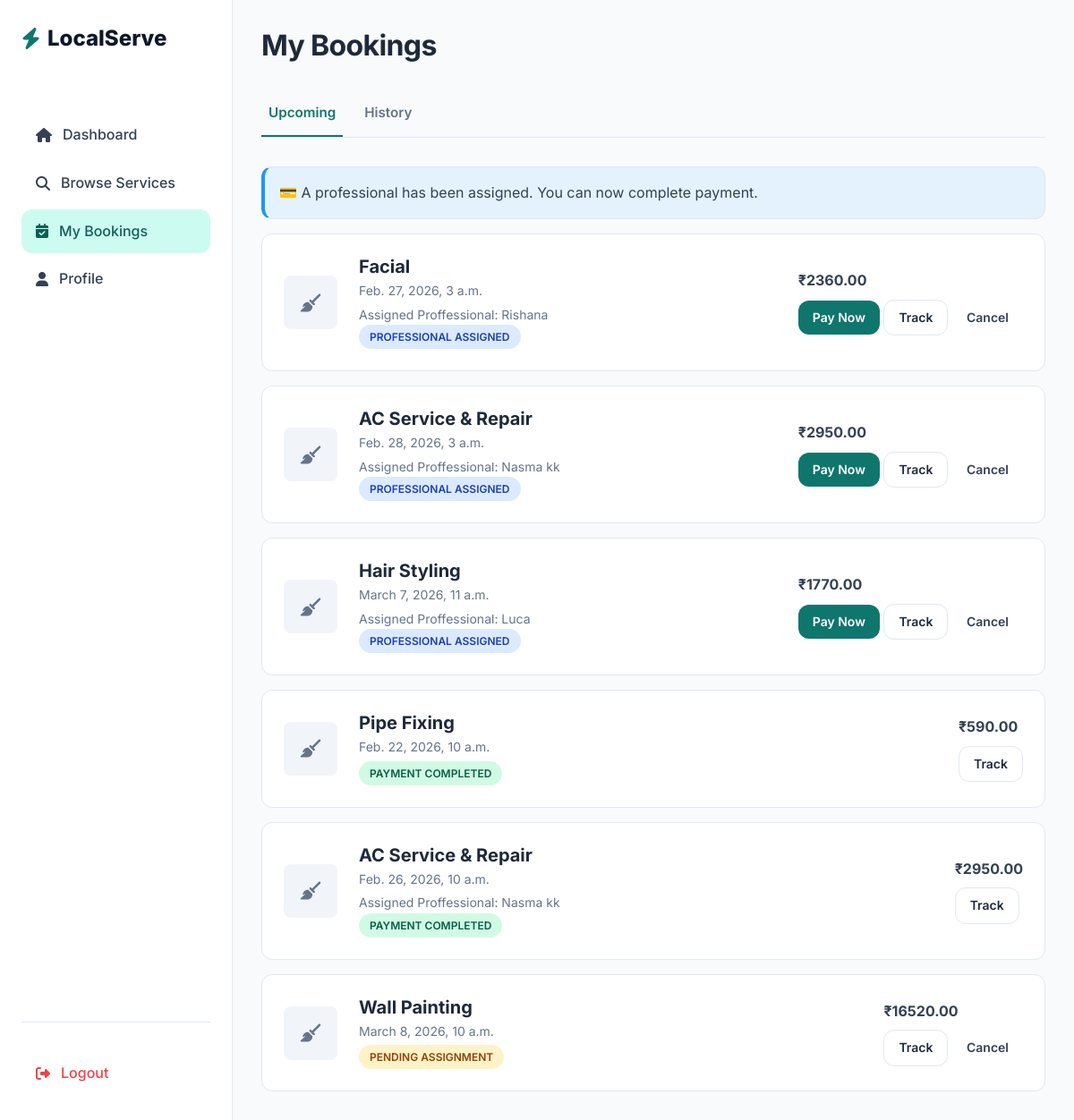
The page /booking/ (signed in) on the database as committed earlier.
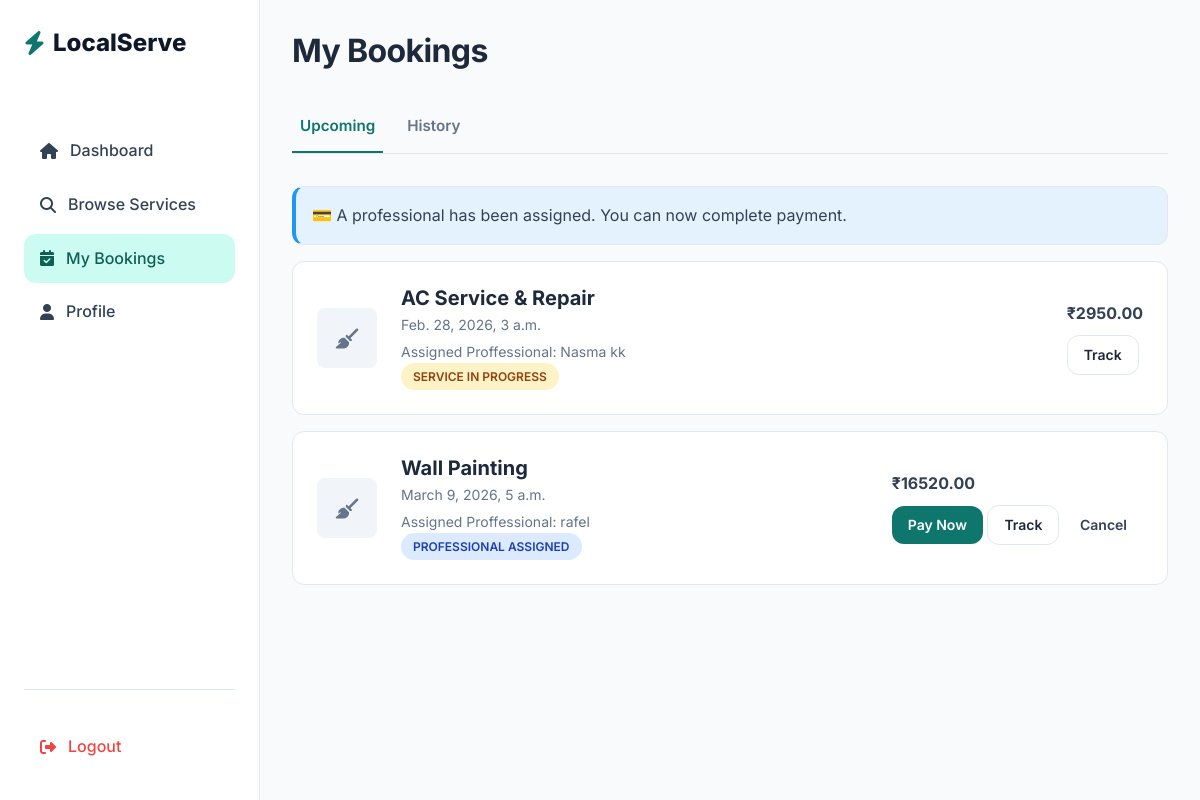
The same page on the database as committed later.
### bookings/models.py (models this page shows, shortened)
class Booking(models.Model):
    BOOKING_STATUS_CHOICES = [
        ('PENDING','Pending'),
        ('ASSIGNED', 'Assigned'),
        ('CONFIRMED','Confirmed'),
        ('IN_PROGRESS','In Progress'),
        ('COMPLETED','Completed'),
        ('CANCELLED', 'Cancelled'),
    ]
    customer = models.ForeignKey(User, on_delete = models.CASCADE, related_name='bookings')
    service = models.ForeignKey(Service, on_delete = models.CASCADE, related_name='bookings')
    worker = models.ForeignKey(Worker, on_delete = models.SET_NULL, null=True, blank=True, related_name='bookings')
    booking_date = models.DateField()
    booking_time = models.TimeField()
    end_time = models.TimeField(null=True, blank = True)
    total_price = models.DecimalField(max_digits=8, decimal_places=2, default=0)
    label = models.CharField(max_length=50, blank=True, null=True)
    address_line = models.CharField(max_length=500)
    city = models.CharField(max_length=100)
    state = models.CharField(max_length=100)
    pincode = models.CharField(max_length=10)
    landmark = models.CharField(max_length=100, blank=True)
    booking_status = models.CharField(max_length=20, choices = BOOKING_STATUS_CHOICES, default='PENDING')
    created_at = models.DateTimeField(auto_now_add=True)
    updated_at = models.DateTimeField(auto_now = True)

### services/models.py (models this page shows, shortened)
class Service(models.Model):
    category = models.ForeignKey(ServiceCategory, on_delete=models.CASCADE, related_name = "services")
    title = models.CharField(max_length=150)
    description = models.TextField()
    price = models.DecimalField(max_digits=8,decimal_places=2)
    duration_minutes = models.PositiveIntegerField(
        help_text="Duration in minutes"
    )
    image = models.ImageField(upload_to="services/",blank=True, null=True)
    is_active = models.BooleanField(default=True)
    created_at = models.DateTimeField(auto_now_add=True)
    is_best_seller = models.BooleanField(default=False)
    includes = models.TextField(blank=True,default="",
        help_text="Enter one item per line (e.g. Deep dusting, Floor cleaning, etc.)"
    )

class Worker(models.Model):
    full_name = models.CharField(max_length=150)
    services = models.ManyToManyField(Service, related_name="workers")
    phone = models.CharField(max_length=20,unique=True)
    photo = models.ImageField(upload_to="workers/",blank=True,null=True)
    rating = models.DecimalField(max_digits=3,decimal_places=2,default=0.0)
    email = models.EmailField(blank=True)
    experiance_years = models.IntegerField(null=True, blank=True)
    location = models.CharField(max_length=100, blank=True)
    is_active = models.BooleanField(default=True)
    created_at = models.DateTimeField(auto_now_add=True)

### bookings/views.py (the view)
# urls.py: path('booking/', include('bookings.urls')),
@login_required
def booking(request):
    tab = request.GET.get("tab","upcoming") #default upcoming
    bookings=Booking.objects.select_related('service','worker','payment').filter(customer=request.user).order_by('-created_at')
    upcoming = bookings.filter(booking_status__in=["PENDING", "ASSIGNED", "CONFIRMED", "IN_PROGRESS"]).annotate(
        priority=Case(
        When(booking_status="IN_PROGRESS", then=Value(1)),
        When(booking_status="ASSIGNED", then=Value(2)),
        When(booking_status="CONFIRMED", then=Value(3)),
        When(booking_status="PENDING", then=Value(4)),
        output_field=IntegerField()
    )
    ).order_by("priority","booking_date","booking_time")
    history = bookings.filter(booking_status__in=["COMPLETED", "CANCELLED"]).order_by("-updated_at")
    banner = None
    if tab == "upcoming":
        if upcoming.filter(booking_status="ASSIGNED").exists():
            banner = "ASSIGNED"
        elif upcoming.filter(booking_status="PENDING").exists():
            banner = "PENDING"
    context={"banner":banner,"upcoming":upcoming,"history":history,"active_tab":tab}
    return render(request,'customer/bookings/my_bookings.html', context)

### templates/customer/bookings/my_bookings.html (shortened to what the changed rows need)
{% extends "base_customer.html" %}
    {% block content %}
            <h2 style="margin-bottom: 2rem;">My Bookings</h2>
             {% if active_tab == "upcoming" %}
            <div class="flex flex-col gap-md">
                 {% for booking in upcoming %}
                <div class="card flex justify-between items-center group">
                    <div class="flex items-center gap-lg">
                        <div
                            style="width: 60px; height: 60px; background: #F1F5F9; border-radius: 8px; display: flex; align-items: center; justify-content: center;">
                            <i class="fa-solid fa-broom text-light fa-lg"></i>
                        </div>
                        <div>
                            <h4 style="margin: 0;">{{ booking.service.title }}</h4>
                            <p class="text-sm text-light" style="margin: 0.25rem 0;">{{ booking.booking_date }}, {{ booking.booking_time }}</p>
                            {% if booking.worker %}
                                <p class="text-sm text-light">Assigned Proffessional: {{ booking.worker.full_name }}</p>
                            {% endif %}
                            {% if booking.booking_status == "PENDING" %}
                                <span class="badge badge-warning">Pending Assignment</span>
                            {% elif booking.booking_status == "ASSIGNED" %}
                                <span class="badge badge-info">Professional Assigned</span>
                            {% elif booking.booking_status == "CONFIRMED" %}
                                <span class="badge badge-success">Payment Completed</span>
                            {% elif booking.booking_status == "IN_PROGRESS" %}
                                <span class="badge badge-warning">Service In Progress</span>
                            {% endif %}
                        </div>
                    </div>
                    <div class="text-right">
                        <p class="font-bold text-lg" style="margin-bottom: 0.5rem;">₹{{ booking.total_price }}</p>
                        {% if booking.booking_status == "ASSIGNED" %}
                            <a href="{% url 'booking_step3' booking.id %}?flow=payment" class="btn btn-primary btn-sm">Pay Now </a>
                        {% endif %}
                        <a href="{% url 'booking_detail' booking.id %}" class="btn btn-secondary btn-sm">Track</a>
                        {% if booking.booking_status == "PENDING" or booking.booking_status == "ASSIGNED" %}
                        <a href="{% url 'cancel_booking' booking.id %}" class="btn btn-danger btn-sm">Cancel</a>
                        {% endif %}
                    </div>
                </div>
                {% empty %}
                    <p>No bookings found.
                {% endfor %}
            </div>
            {% endif %}
        {% endblock %}

Rows that differ between the two databases and show on the page:
no longer on this page (row edited): Booking: service "Facial", booking_date "Feb. 27, 2026", booking_time "3 a.m.", worker.full_name "Rishana", booking_status "PROFESSIONAL ASSIGNED", total_price "2360.00"
no longer on this page (row edited): Booking: service "Hair Styling", booking_date "March 7, 2026", booking_time "11 a.m.", worker.full_name "Luca", booking_status "PROFESSIONAL ASSIGNED", total_price "1770.00"
no longer on this page (row edited): Booking: service "Pipe Fixing", booking_date "Feb. 22, 2026", booking_time "10 a.m.", booking_status "PAYMENT COMPLETED", total_price "590.00"
no longer on this page (row edited): Booking: service "AC Service & Repair", booking_date "Feb. 26, 2026", booking_time "10 a.m.", worker.full_name "Nasma kk", booking_status "PAYMENT COMPLETED", total_price "2950.00"
changed Booking "Feb. 28, 2026": booking_status "PROFESSIONAL ASSIGNED Pay Now Cancel" → "SERVICE IN PROGRESS"
changed Booking "Wall Painting": booking_date "March 8, 2026" → "March 9, 2026"; booking_time "10 a.m." → "5 a.m."; worker_id empty → 32 (drawn); worker.full_name (not shown) → "rafel"; booking_status "PENDING ASSIGNMENT" → "PROFESSIONAL ASSIGNED Pay Now"
